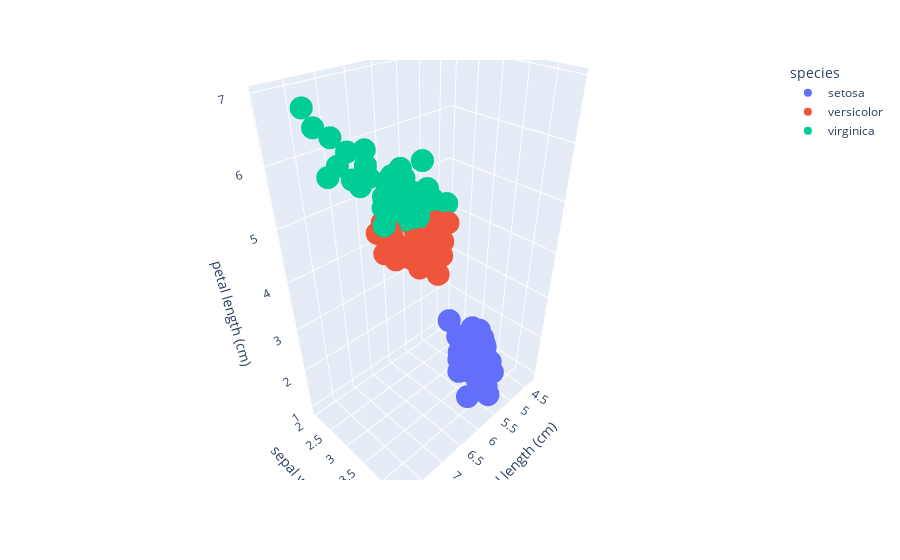

Write notebook code for a chart like this one.
### Markdown cell above
#### 3D Scatter Plot

### Code cell
fig = px.scatter_3d(df, x='sepal length (cm)', y='sepal width (cm)', z='petal length (cm)', color='species')
fig.show()

### Figure 1 — Plotly figure (JSON) as saved in the notebook; plotly's stock layout.template omitted (floating-point values rounded to 4 significant figures)
{"data": [{"hovertemplate": "species=setosa<br>sepal length (cm)=%{x}<br>sepal width (cm)=%{y}<br>petal length (cm)=%{z}<extra></extra>", "legendgroup": "setosa", "marker": {"color": "#636efa", "symbol": "circle"}, "mode": "markers", "name": "setosa", "scene": "scene", "showlegend": true, "type": "scatter3d", "x": [5.1, 4.9, 4.7, 4.6, 5, 5.4, 4.6, 5, 4.4, 4.9, 5.4, 4.8, 4.8, 4.3, 5.8, 5.7, 5.4, 5.1, 5.7, 5.1, 5.4, 5.1, 4.6, 5.1, 4.8, 5, 5, 5.2, 5.2, 4.7, 4.8, 5.4, 5.2, 5.5, 4.9, 5, 5.5, 4.9, 4.4, 5.1, 5, 4.5, 4.4, 5, 5.1, 4.8, 5.1, 4.6, 5.3, 5], "y": [3.5, 3, 3.2, 3.1, 3.6, 3.9, 3.4, 3.4, 2.9, 3.1, 3.7, 3.4, 3, 3, 4, 4.4, 3.9, 3.5, 3.8, 3.8, 3.4, 3.7, 3.6, 3.3, 3.4, 3, 3.4, 3.5, 3.4, 3.2, 3.1, 3.4, 4.1, 4.2, 3.1, 3.2, 3.5, 3.6, 3, 3.4, 3.5, 2.3, 3.2, 3.5, 3.8, 3, 3.8, 3.2, 3.7, 3.3], "z": [1.4, 1.4, 1.3, 1.5, 1.4, 1.7, 1.4, 1.5, 1.4, 1.5, 1.5, 1.6, 1.4, 1.1, 1.2, 1.5, 1.3, 1.4, 1.7, 1.5, 1.7, 1.5, 1, 1.7, 1.9, 1.6, 1.6, 1.5, 1.4, 1.6, 1.6, 1.5, 1.5, 1.4, 1.5, 1.2, 1.3, 1.4, 1.3, 1.5, 1.3, 1.3, 1.3, 1.6, 1.9, 1.4, 1.6, 1.4, 1.5, 1.4]}, {"hovertemplate": "species=versicolor<br>sepal length (cm)=%{x}<br>sepal width (cm)=%{y}<br>petal length (cm)=%{z}<extra></extra>", "legendgroup": "versicolor", "marker": {"color": "#EF553B", "symbol": "circle"}, "mode": "markers", "name": "versicolor", "scene": "scene", "showlegend": true, "type": "scatter3d", "x": [7, 6.4, 6.9, 5.5, 6.5, 5.7, 6.3, 4.9, 6.6, 5.2, 5, 5.9, 6, 6.1, 5.6, 6.7, 5.6, 5.8, 6.2, 5.6, 5.9, 6.1, 6.3, 6.1, 6.4, 6.6, 6.8, 6.7, 6, 5.7, 5.5, 5.5, 5.8, 6, 5.4, 6, 6.7, 6.3, 5.6, 5.5, 5.5, 6.1, 5.8, 5, 5.6, 5.7, 5.7, 6.2, 5.1, 5.7], "y": [3.2, 3.2, 3.1, 2.3, 2.8, 2.8, 3.3, 2.4, 2.9, 2.7, 2, 3, 2.2, 2.9, 2.9, 3.1, 3, 2.7, 2.2, 2.5, 3.2, 2.8, 2.5, 2.8, 2.9, 3, 2.8, 3, 2.9, 2.6, 2.4, 2.4, 2.7, 2.7, 3, 3.4, 3.1, 2.3, 3, 2.5, 2.6, 3, 2.6, 2.3, 2.7, 3, 2.9, 2.9, 2.5, 2.8], "z": [4.7, 4.5, 4.9, 4, 4.6, 4.5, 4.7, 3.3, 4.6, 3.9, 3.5, 4.2, 4, 4.7, 3.6, 4.4, 4.5, 4.1, 4.5, 3.9, 4.8, 4, 4.9, 4.7, 4.3, 4.4, 4.8, 5, 4.5, 3.5, 3.8, 3.7, 3.9, 5.1, 4.5, 4.5, 4.7, 4.4, 4.1, 4, 4.4, 4.6, 4, 3.3, 4.2, 4.2, 4.2, 4.3, 3, 4.1]}, {"hovertemplate": "species=virginica<br>sepal length (cm)=%{x}<br>sepal width (cm)=%{y}<br>petal length (cm)=%{z}<extra></extra>", "legendgroup": "virginica", "marker": {"color": "#00cc96", "symbol": "circle"}, "mode": "markers", "name": "virginica", "scene": "scene", "showlegend": true, "type": "scatter3d", "x": [6.3, 5.8, 7.1, 6.3, 6.5, 7.6, 4.9, 7.3, 6.7, 7.2, 6.5, 6.4, 6.8, 5.7, 5.8, 6.4, 6.5, 7.7, 7.7, 6, 6.9, 5.6, 7.7, 6.3, 6.7, 7.2, 6.2, 6.1, 6.4, 7.2, 7.4, 7.9, 6.4, 6.3, 6.1, 7.7, 6.3, 6.4, 6, 6.9, 6.7, 6.9, 5.8, 6.8, 6.7, 6.7, 6.3, 6.5, 6.2, 5.9], "y": [3.3, 2.7, 3, 2.9, 3, 3, 2.5, 2.9, 2.5, 3.6, 3.2, 2.7, 3, 2.5, 2.8, 3.2, 3, 3.8, 2.6, 2.2, 3.2, 2.8, 2.8, 2.7, 3.3, 3.2, 2.8, 3, 2.8, 3, 2.8, 3.8, 2.8, 2.8, 2.6, 3, 3.4, 3.1, 3, 3.1, 3.1, 3.1, 2.7, 3.2, 3.3, 3, 2.5, 3, 3.4, 3], "z": [6, 5.1, 5.9, 5.6, 5.8, 6.6, 4.5, 6.3, 5.8, 6.1, 5.1, 5.3, 5.5, 5, 5.1, 5.3, 5.5, 6.7, 6.9, 5, 5.7, 4.9, 6.7, 4.9, 5.7, 6, 4.8, 4.9, 5.6, 5.8, 6.1, 6.4, 5.6, 5.1, 5.6, 6.1, 5.6, 5.5, 4.8, 5.4, 5.6, 5.1, 5.1, 5.9, 5.7, 5.2, 5, 5.2, 5.4, 5.1]}], "layout": {"legend": {"title": {"text": "species"}, "tracegroupgap": 0}, "margin": {"t": 60}, "scene": {"domain": {"x": [0, 1], "y": [0, 1]}, "xaxis": {"title": {"text": "sepal length (cm)"}}, "yaxis": {"title": {"text": "sepal width (cm)"}}, "zaxis": {"title": {"text": "petal length (cm)"}}}}}
